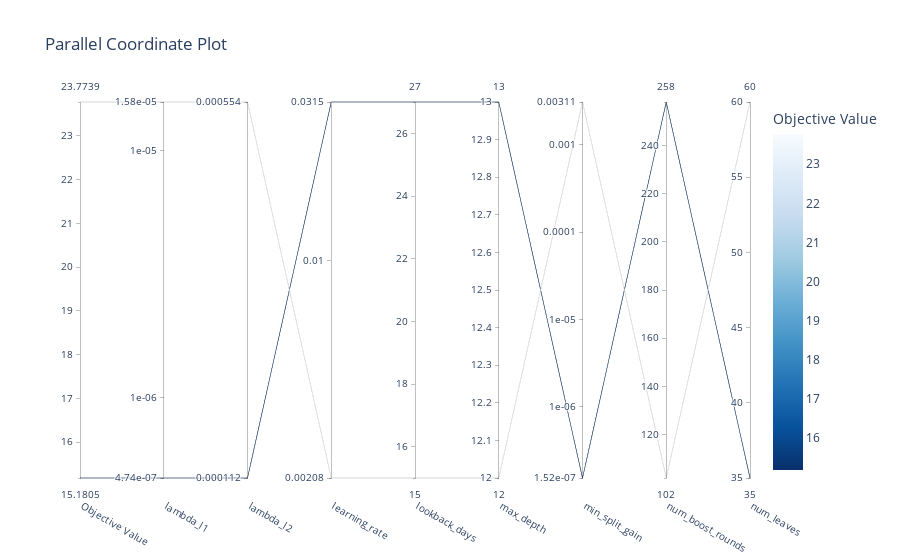

The notebook cell saved with this chart:
### Code cell
plot_parallel_coordinate(study)

### Figure 1 — Plotly figure (JSON) as saved in the notebook; plotly's stock layout.template omitted (floating-point values rounded to 4 significant figures)
{"data": [{"dimensions": [{"label": "Objective Value", "range": [15.18, 23.77], "values": [23.77, 15.18]}, {"label": "lambda_l1", "range": [-6.324, -4.802], "ticktext": ["4.74e-07", "1e-06", "1e-05", "1.58e-05"], "tickvals": [-6.324, -6, -5, -4.802], "values": [-4.802, -6.324]}, {"label": "lambda_l2", "range": [-3.951, -3.256], "ticktext": ["0.000112", "0.000554"], "tickvals": [-3.951, -3.256], "values": [-3.256, -3.951]}, {"label": "learning_rate", "range": [-2.682, -1.501], "ticktext": ["0.00208", "0.01", "0.0315"], "tickvals": [-2.682, -2, -1.501], "values": [-2.682, -1.501]}, {"label": "lookback_days", "range": [15, 27], "values": [15, 27]}, {"label": "max_depth", "range": [12, 13], "values": [12, 13]}, {"label": "min_split_gain", "range": [-6.819, -2.507], "ticktext": ["1.52e-07", "1e-06", "1e-05", "0.0001", "0.001", "0.00311"], "tickvals": [-6.819, -6, -5, -4, -3, -2.507], "values": [-2.507, -6.819]}, {"label": "num_boost_rounds", "range": [102, 258], "values": [102, 258]}, {"label": "num_leaves", "range": [35, 60], "values": [60, 35]}], "labelangle": 30, "labelside": "bottom", "line": {"color": [23.77, 15.18], "colorbar": {"title": {"text": "Objective Value"}}, "colorscale": [[0, "rgb(247,251,255)"], [0.125, "rgb(222,235,247)"], [0.25, "rgb(198,219,239)"], [0.375, "rgb(158,202,225)"], [0.5, "rgb(107,174,214)"], [0.625, "rgb(66,146,198)"], [0.75, "rgb(33,113,181)"], [0.875, "rgb(8,81,156)"], [1, "rgb(8,48,107)"]], "reversescale": true, "showscale": true}, "type": "parcoords"}], "layout": {"title": {"text": "Parallel Coordinate Plot"}}}
